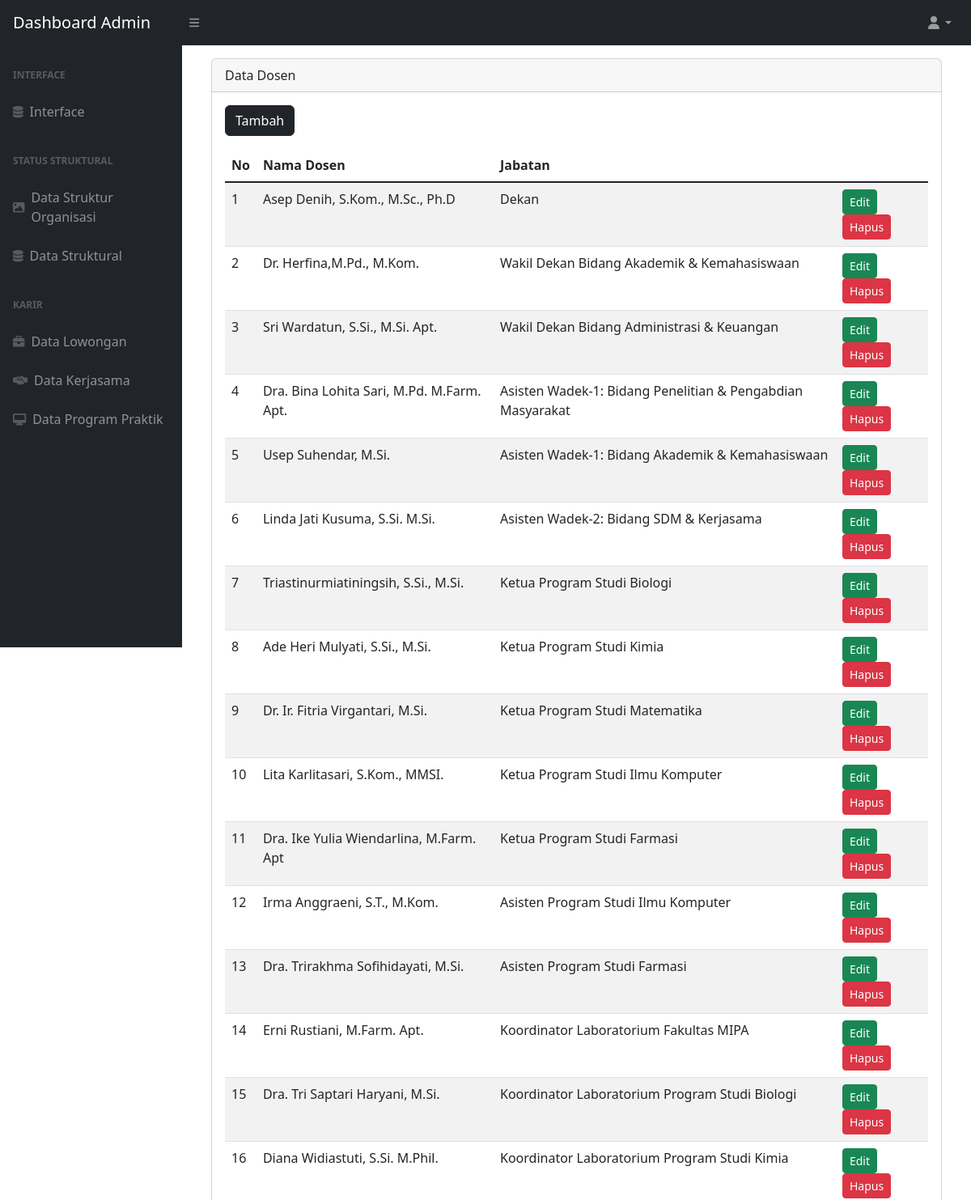
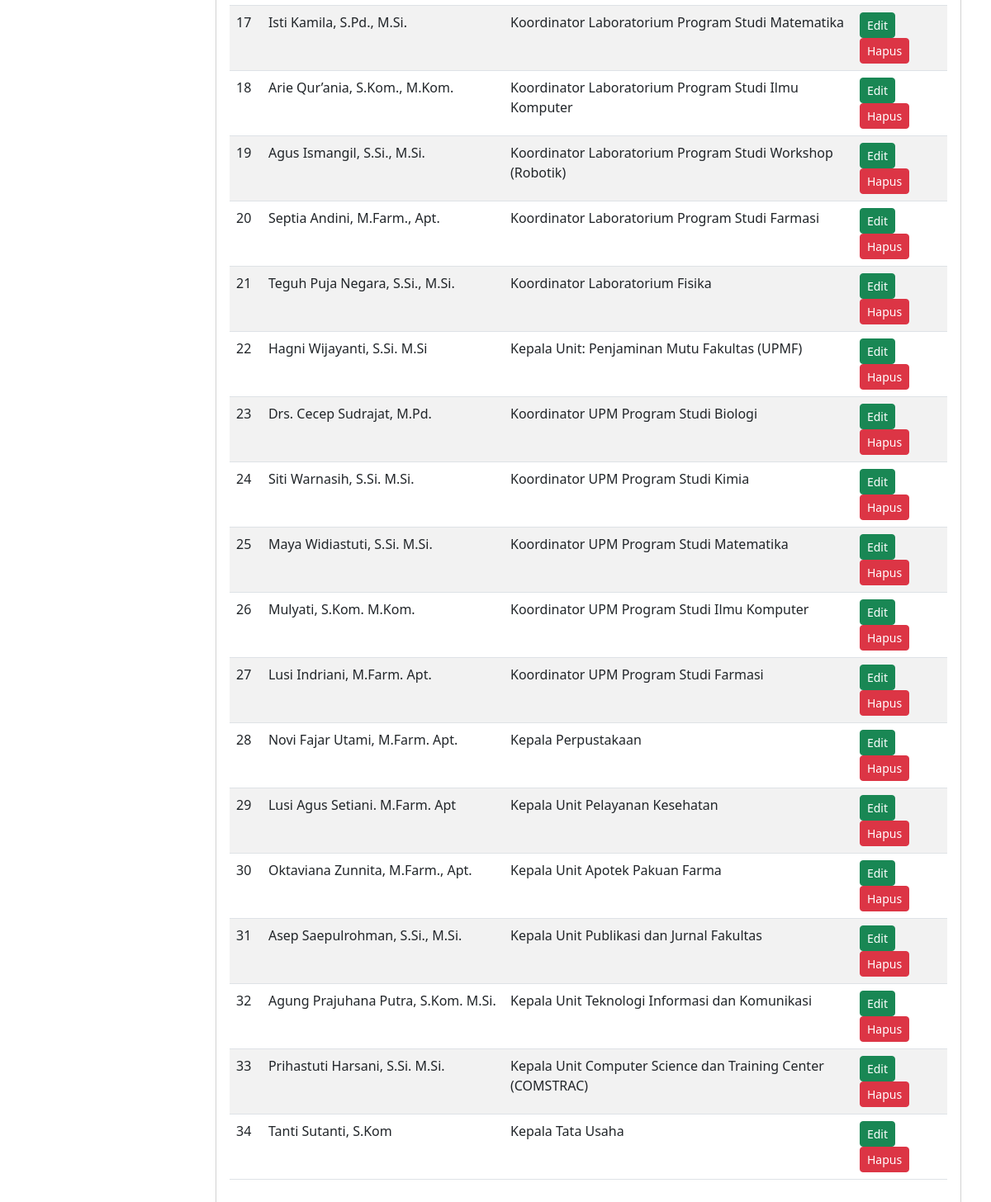
/admin.php?page=struktural-admin (signed in), run on the app's committed database (2 pictures, top to bottom).
### tables this page shows
CREATE TABLE `struktural` (
  `id` int(10) NOT NULL,
  `nama` varchar(255) NOT NULL,
  `jabatan` varchar(255) NOT NULL
);

### page/admin/struktural.php (the view, shortened to what this page needs)
<div class="container">
    <div class="card mt-3">
        <div class="card-header">
            Data Dosen
        </div>
        <div class="card-body">
            <a  class="btn btn-md btn-dark" href="admin.php?page=tambah5" role="button">
                Tambah
            </a>
            <div class="table-responsive mt-3">
            <table class="table table-striped" id="mytable">
      <thead>
        <tr>
          <th>No</th>
          <th>Nama Dosen</th>
          <th>Jabatan</th>
          <td></td>
        </tr>
    </thead>
    <tbody>
      <?php
      $query = "SELECT * FROM struktural ORDER BY id ASC";
      $result = mysqli_query($koneksi2, $query);
      $no = 1;
      while($row = mysqli_fetch_assoc($result))
      {
      ?>
       <tr>
          <td><?php echo $no; ?></td>
          <td><?php echo $row['nama']; ?></td>
          <td><?php echo $row['jabatan']; ?></td>
          <td>
              <a class="btn btn-success btn-sm" href="admin.php?page=edit5&id=<?php echo $row['id']; ?>">Edit</a>
              <a class="btn btn-danger btn-sm" href="proses.php?aksi=hapus4&id=<?php echo $row['id']; ?>" onclick="return confirm('Anda yakin akan menghapus data ini?')">Hapus</a>
          </td>
      </tr>
      <?php
        $no++;
      }
      ?>
    </tbody>
    </table>
            </div>
        </div>
    </div>
</div>

### data on the page
struktural: nama "Asep Denih, S.Kom., M.Sc., Ph.D", jabatan "Dekan"
struktural: nama "Dr. Herfina,M.Pd., M.Kom.", jabatan "Wakil Dekan Bidang Akademik & Kemahasiswaan"
struktural: nama "Sri Wardatun, S.Si., M.Si. Apt.", jabatan "Wakil Dekan Bidang Administrasi & Keuangan"
struktural: nama "Dra. Bina Lohita Sari, M.Pd. M.Farm. Apt.", jabatan "Asisten Wadek-1: Bidang Penelitian & Pengabdian Masyarakat"
struktural: nama "Usep Suhendar, M.Si.", jabatan "Asisten Wadek-1: Bidang Akademik & Kemahasiswaan"
struktural: nama "Linda Jati Kusuma, S.Si. M.Si.", jabatan "Asisten Wadek-2: Bidang SDM & Kerjasama"
struktural: nama "Triastinurmiatiningsih, S.Si., M.Si.", jabatan "Ketua Program Studi Biologi"
struktural: nama "Ade Heri Mulyati, S.Si., M.Si.", jabatan "Ketua Program Studi Kimia"
struktural: nama "Dr. Ir. Fitria Virgantari, M.Si.", jabatan "Ketua Program Studi Matematika"
struktural: nama "Lita Karlitasari, S.Kom., MMSI.", jabatan "Ketua Program Studi Ilmu Komputer"
struktural: nama "Dra. Ike Yulia Wiendarlina, M.Farm. Apt", jabatan "Ketua Program Studi Farmasi"
struktural: nama "Irma Anggraeni, S.T., M.Kom.", jabatan "Asisten Program Studi Ilmu Komputer"
struktural: nama "Dra. Trirakhma Sofihidayati, M.Si.", jabatan "Asisten Program Studi Farmasi"
struktural: nama "Erni Rustiani, M.Farm. Apt.", jabatan "Koordinator Laboratorium Fakultas MIPA"
struktural: nama "Dra. Tri Saptari Haryani, M.Si.", jabatan "Koordinator Laboratorium Program Studi Biologi"
struktural: nama "Diana Widiastuti, S.Si. M.Phil.", jabatan "Koordinator Laboratorium Program Studi Kimia"
struktural: nama "Isti Kamila, S.Pd., M.Si.", jabatan "Koordinator Laboratorium Program Studi Matematika"
struktural: nama "Arie Qur’ania, S.Kom., M.Kom.", jabatan "Koordinator Laboratorium Program Studi Ilmu Komputer"
struktural: nama "Agus Ismangil, S.Si., M.Si.", jabatan "Koordinator Laboratorium Program Studi Workshop (Robotik)"
struktural: nama "Septia Andini, M.Farm., Apt.", jabatan "Koordinator Laboratorium Program Studi Farmasi"
struktural: nama "Teguh Puja Negara, S.Si., M.Si.", jabatan "Koordinator Laboratorium Fisika"
struktural: nama "Hagni Wijayanti, S.Si. M.Si", jabatan "Kepala Unit: Penjaminan Mutu Fakultas (UPMF)"
struktural: nama "Drs. Cecep Sudrajat, M.Pd.", jabatan "Koordinator UPM Program Studi Biologi"
struktural: nama "Siti Warnasih, S.Si. M.Si.", jabatan "Koordinator UPM Program Studi Kimia"
struktural: nama "Maya Widiastuti, S.Si. M.Si.", jabatan "Koordinator UPM Program Studi Matematika"
struktural: nama "Mulyati, S.Kom. M.Kom.", jabatan "Koordinator UPM Program Studi Ilmu Komputer"
struktural: nama "Lusi Indriani, M.Farm. Apt.", jabatan "Koordinator UPM Program Studi Farmasi"
struktural: nama "Novi Fajar Utami, M.Farm. Apt.", jabatan "Kepala Perpustakaan"
struktural: nama "Lusi Agus Setiani. M.Farm. Apt", jabatan "Kepala Unit Pelayanan Kesehatan"
struktural: nama "Oktaviana Zunnita, M.Farm., Apt.", jabatan "Kepala Unit Apotek Pakuan Farma"
struktural: nama "Asep Saepulrohman, S.Si., M.Si.", jabatan "Kepala Unit Publikasi dan Jurnal Fakultas"
struktural: nama "Agung Prajuhana Putra, S.Kom. M.Si.", jabatan "Kepala Unit Teknologi Informasi dan Komunikasi"
struktural: nama "Prihastuti Harsani, S.Si. M.Si.", jabatan "Kepala Unit Computer Science dan Training Center (COMSTRAC)"
struktural: nama "Tanti Sutanti, S.Kom", jabatan "Kepala Tata Usaha"
